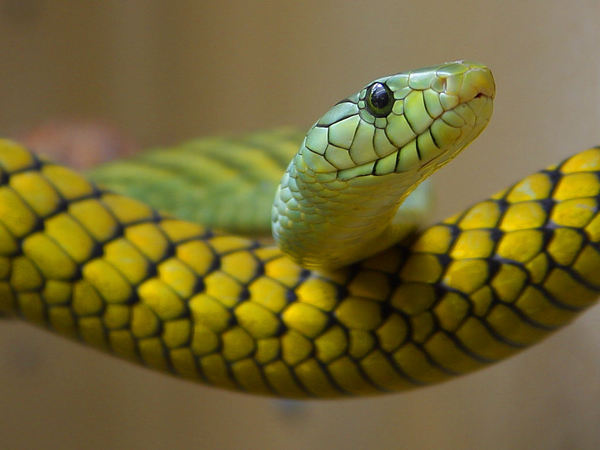
#> input picture tests/data/inputs/formats/rgb.png, 600 x 450 px
$ python -i palette_gradient.py   (imports and definitions only)
#> lines starting #> are read from the running program, lines starting #| are printed output that depends on the picture
#> further down, picture is the input picture: shape (450, 600, 3); mean B, G, R 50.8, 104.2, 116.3
#!/usr/bin/env python3
"""Select a source-image gradient and inspect the palette of its indexed output.

Optional analysis dependencies are isolated from the C library build. Run
--help for the browser workflow and deterministic batch alternatives.
"""
from __future__ import annotations

import argparse
import hashlib
import html
import json
import math
import platform
from importlib.metadata import version as package_version
import secrets
import sys
import webbrowser
from http.server import BaseHTTPRequestHandler, HTTPServer
from pathlib import Path

import matplotlib
# [1 line not run here, left out]
import matplotlib.pyplot as plt
from matplotlib.patches import Polygon
import numpy as np
from PIL import Image, ImageOps
from scipy.ndimage import gaussian_filter, map_coordinates

VERSION = 1
ACCENT = "#a32670"
BLUE = "#23668c"
FIGURE_NAMES = ("01-selected-gradient", "02-gradient-profile", "03-rgb-3d",
                "04-voronoi-slice", "05-chord-assignment")


# [42 lines left out: functions image_data, output_palette, not called in this run]


def line_pixels(image, endpoints):
    """Read actual pixels on a rasterized segment, without color interpolation."""
    line = np.asarray(endpoints, dtype=float)
    if line.shape != (2, 2) or not np.isfinite(line).all():
        raise ValueError("A line needs two finite (x,y) endpoints")
    height, width = image.shape[:2]
    if (line < 0).any() or (line[:, 0] > width - 1).any() or (line[:, 1] > height - 1).any():
        raise ValueError("Line endpoints lie outside the oriented source image")
    line = np.rint(line).astype(int)
    count = int(np.abs(line[1] - line[0]).max()) + 1
    if count < 2:
        raise ValueError("Choose two distinct pixels")
    xy = np.rint(np.linspace(line[0], line[1], count)).astype(int)
    values = image[xy[:, 1], xy[:, 0]]
    if image.shape[2] == 4 and np.any(values[:, 3] != 255):
        raise ValueError("The selected line crosses transparent or partially transparent pixels")
    return xy, values[:, :3].astype(float)


def discover_gradients(source, limit=16, roi=None):
    """Rank source-only smooth, directional transitions, not palette failures.

    A bounded working image supplies a color structure tensor and multiscale
    candidate scans. Reject isolated edges using effective transition width,
    and reject texture/reversals using path straightness. The final selected
    profile is always reread from full-resolution unsmoothed source pixels.
    """
#> called with limit = 16
    height, width = source.shape[:2]
#> height = 450; width = 600
    if roi is None:
        x0, y0, rw, rh = 0, 0, width, height
#> x0 = 0; y0 = 0; rw = 600; rh = 450
    else:
        x0, y0, rw, rh = roi
        if min(x0, y0) < 0 or min(rw, rh) < 2 or x0 + rw > width or y0 + rh > height:
            raise ValueError("ROI must lie inside the oriented source image")
    scale = min(1., 512. / max(rw, rh))
#> scale = 0.853
    dw, dh = max(2, round(rw * scale)), max(2, round(rh * scale))
#> dw = 512; dh = 384
    cropped = Image.fromarray(source[y0:y0 + rh, x0:x0 + rw, :3])
    small = np.asarray(cropped.resize((dw, dh), Image.Resampling.BILINEAR)).astype(float)
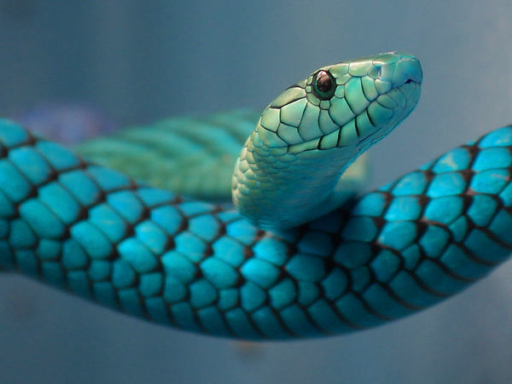
#> small: shape (384, 512, 3) float64; mean R, G, B 50.8, 104.2, 116.3
    small = gaussian_filter(small, (.75, .75, 0))
    gy, gx = np.gradient(small, axis=(0, 1))
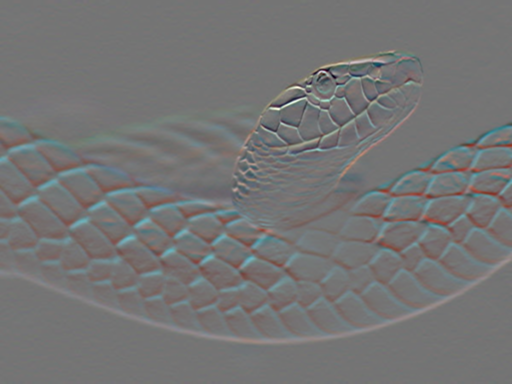
#> gy: shape (384, 512, 3) float64; mean R, G, B 0, 0, 0; drawn with min black and max white
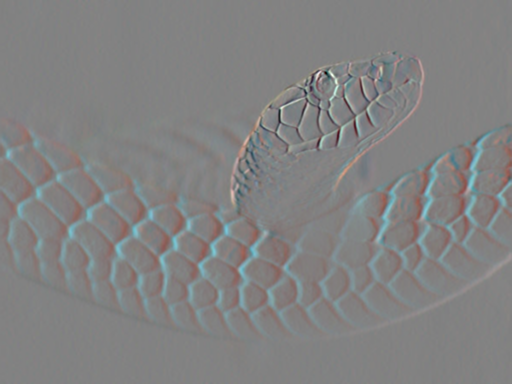
#> gx: shape (384, 512, 3) float64; mean R, G, B 0.1, 0, 0; drawn with min black and max white
    xx = gaussian_filter((gx * gx).sum(2), 1.5)
    yy = gaussian_filter((gy * gy).sum(2), 1.5)
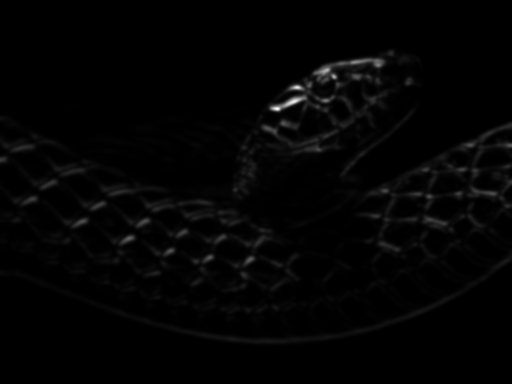
#> yy: shape (384, 512) float64; min 7.7e-06, max 4124.6, mean 63.2; drawn with min black and max white
    xy = gaussian_filter((gx * gy).sum(2), 1.5)
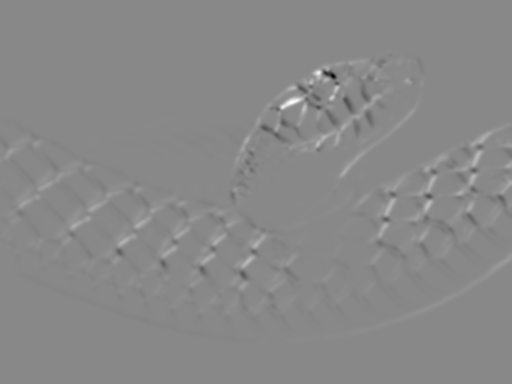
#> xy: shape (384, 512) float64; min -2196.2, max 1907, mean 6.6; drawn with min black and max white
    angle = .5 * np.arctan2(2 * xy, xx - yy)
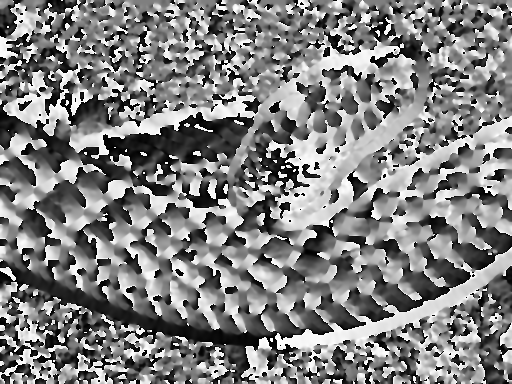
#> angle: shape (384, 512) float64; min -1.57, max 1.57, mean 0.0152; drawn with min black and max white
    coherence = np.sqrt((xx - yy) ** 2 + 4 * xy ** 2) / (xx + yy + 1e-9)
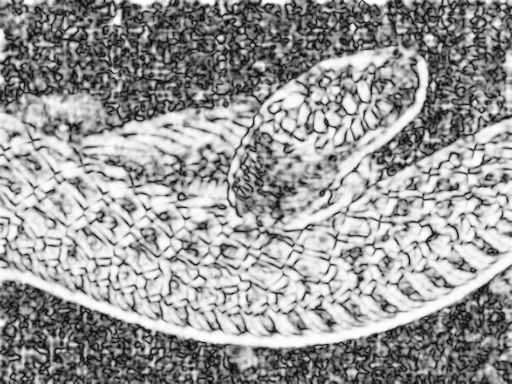
#> coherence: shape (384, 512) float64; min 0.00319, max 1, mean 0.598
    candidates = []
    stride = max(3, min(dw, dh) // 48)
#> stride = 8
    for cy in range(3, dh - 3, stride):
        for cx in range(3, dw - 3, stride):
            if coherence[cy, cx] < .65 or xx[cy, cx] + yy[cy, cx] < .2:
                continue
            direction = np.array([math.cos(angle[cy, cx]), math.sin(angle[cy, cx])])
            for length in (12, 24, 48, 80):
                coords = np.array([cx, cy]) + np.linspace(-length / 2, length / 2, length + 1)[:, None] * direction
                if (coords < 0).any() or (coords[:, 0] >= dw - 1).any() or (coords[:, 1] >= dh - 1).any():
                    continue
                colors = np.array([map_coordinates(small[:, :, c], [coords[:, 1], coords[:, 0]], order=1)
                                   for c in range(3)]).T
                delta = colors[-1] - colors[0]
                span = float(np.linalg.norm(delta))
                steps = np.linalg.norm(np.diff(colors, axis=0), axis=1)
                travel = steps.sum()
                effective = float(travel ** 2 / max(float(steps @ steps), 1e-12))
                straightness = span / max(travel, 1e-12)
                if span < 24 or straightness < .86 or effective < max(6, length * .45) or steps.max() > span * .22:
                    continue
                progress = (colors - colors[0]) @ delta / span ** 2
                residual = colors - colors[0] - progress[:, None] * delta
                rms = float(np.sqrt(np.mean((residual ** 2).sum(1))))
                if rms > span * .10:
                    continue
                # Resize pixel centers map back to source centers. Round only
                # after mapping, so the saved coordinates are original pixels.
                ends = (coords[[0, -1]] + .5) * [rw / dw, rh / dh] - .5 + [x0, y0]
                ends = np.clip(np.rint(ends), [x0, y0], [x0 + rw - 1, y0 + rh - 1]).astype(int)
                try:
                    _, actual = line_pixels(source, ends)
                except ValueError:
                    continue
                if np.linalg.norm(actual[-1] - actual[0]) < 12:
                    continue
                score = span * math.sqrt(effective) * straightness / (1 + 5 * rms / span)
                candidates.append({"line": ends.tolist(), "score": float(score), "rgb_span": span,
                                   "straightness": float(straightness), "effective_steps": effective,
                                   "detection_rms": rms})
#> this loop made 48 passes
    candidates.sort(key=lambda c: (-c["score"], c["line"][0], c["line"][1]))
    chosen = []
    for candidate in candidates:
        line = np.asarray(candidate["line"])
        center = line.mean(0)
        direction = line[1] - line[0]
        length = np.linalg.norm(direction)
        duplicate = False
        for previous in chosen:
            other = np.asarray(previous["line"])
            vector = other[1] - other[0]
            if (np.linalg.norm(center - other.mean(0)) < .45 * min(length, np.linalg.norm(vector))
                    and abs(direction @ vector) > .8 * length * np.linalg.norm(vector)):
                duplicate = True
                break
        if not duplicate:
            candidate["id"] = len(chosen) + 1
            chosen.append(candidate)
            if len(chosen) == limit:
                break
#> this loop made 18 passes
    return chosen


# [328 lines left out: functions nearest, segment_intervals, plane_for, clip_polygon, slice_cells, label_slice_sites and 3 more, not called in this run]


CSS = '''*{box-sizing:border-box}body{margin:0;background:#f4f6f7;color:#23313b;font:15px/1.65 system-ui,sans-serif}main{max-width:1440px;margin:auto;padding:28px}h1{font-size:27px;line-height:1.4}h2{font-size:19px}button,select{font:inherit;padding:8px 12px;border:1px solid #adb8c2;border-radius:5px;background:white}button{cursor:pointer}button.primary{background:#235f7f;color:white}button:disabled{opacity:.5;cursor:wait}button:focus-visible,select:focus-visible,a:focus-visible{outline:3px solid #a32670;outline-offset:3px}input{font:inherit;padding:6px;max-width:90px;border:1px solid #adb8c2;border-radius:4px}details{margin:12px 0}.toolbar{display:flex;gap:10px;align-items:center;flex-wrap:wrap;margin:16px 0}.panels{display:grid;grid-template-columns:1fr 1fr;gap:18px}.panel{min-width:0;background:white;padding:14px;border:1px solid #d7dfe4;border-radius:8px}svg,img{display:block;width:100%;height:auto}.note{font-size:13px;color:#526370}.status{min-height:30px}.table-wrap{overflow:auto}table{border-collapse:collapse;width:100%;font-size:13px}td,th{border-bottom:1px solid #dce3e7;padding:7px;text-align:left}a{color:#185d83}#results img{margin:20px 0}pre{white-space:pre-wrap;overflow-wrap:anywhere}@media(max-width:760px){main{padding:16px}.panels{grid-template-columns:1fr}h1{font-size:23px}.toolbar>*{max-width:100%}}'''

UI = '''<!doctype html><html lang="en"><meta charset="utf-8"><meta name="viewport" content="width=device-width,initial-scale=1"><title>Palette gradient — select a source region</title><style>CSS_HERE</style><main>
<h1>Select a gradient</h1><p>Candidates are extracted from the source image only. Choose a candidate or select both endpoints of a line on the source image.</p>
<div class="toolbar"><label>Candidate <select id="candidate" aria-label="Gradient candidates"></select></label><button id="previous">Previous</button><button id="next">Next</button><button id="manual" aria-pressed="false">Select endpoints</button><button id="generate" class="primary">Create plots for this path</button></div>
<details><summary>Set coordinates and slice</summary><div class="toolbar"><label>Start X <input id="x0" type="number" min="0" aria-label="Start X"></label><label>Y <input id="y0" type="number" min="0" aria-label="Start Y"></label><label>End X <input id="x1" type="number" min="0" aria-label="End X"></label><label>Y <input id="y1" type="number" min="0" aria-label="End Y"></label><button id="apply-line">Apply coordinates</button></div><div class="toolbar"><label>Slice <select id="plane" aria-label="Slice"><option value="auto">Auto (from source)</option value="R">Fix R</option><option value="G">Fix G</option><option value="B">Fix B</option></select></label><label>Fixed value <input id="plane-value" type="number" min="0" max="255" value="252" aria-label="Fixed channel value" disabled></label></div></details>
<p id="details" class="note"></p><p id="status" class="status" role="status" aria-live="polite"></p>
<div class="panels"><section class="panel"><h2>Source image</h2><svg id="source" role="img" aria-label="Selected path on the source image"></svg></section><section class="panel"><h2>Quantized image</h2><img src="/input-quantized.png" alt="Quantized image for comparison"><p id="palette-note" class="note"></p></section></div>
<p class="note">Analysis uses RGB code values without automatic resizing or ICC color conversion. If encoding includes color conversion or resizing, supply the source image after those operations.</p>
<div id="results"></div></main><script>
const state=STATE_HERE;let selected=state.candidates[0]?.line||null,manual=false,first=null;
const select=document.querySelector('#candidate'),planeSelect=document.querySelector('#plane'),planeValue=document.querySelector('#plane-value'),svg=document.querySelector('#source'),status=document.querySelector('#status'),button=document.querySelector('#generate');
for(const c of state.candidates){const o=document.createElement('option');o.value=c.id;o.textContent=`Candidate ${c.id} · RGB span ${c.rgb_span.toFixed(1)}`;select.append(o);}
if(!state.candidates.length){const o=document.createElement('option');o.textContent='No automatic candidates — select both endpoints';select.append(o);}
if(state.slice){planeSelect.value=state.slice[0];planeValue.value=state.slice[1];planeValue.disabled=false;}planeSelect.onchange=()=>{planeValue.disabled=planeSelect.value==='auto';clearResults();};planeValue.oninput=clearResults;
svg.setAttribute('viewBox',`0 0 ${state.width} ${state.height}`);document.querySelector('#palette-note').textContent=state.palette_note;
function clearResults(){document.querySelector('#results').innerHTML='';}
function draw(){clearResults();if(selected){for(const [id,value] of [['x0',selected[0][0]],['y0',selected[0][1]],['x1',selected[1][0]],['y1',selected[1][1]]])document.querySelector('#'+id).value=value;}const stroke=Math.max(state.width/350,2);svg.innerHTML=`<image href="/input-source.png" width="${state.width}" height="${state.height}"/>`;
if(selected){const [[x0,y0],[x1,y1]]=selected;svg.innerHTML+=`<line x1="${x0}" y1="${y0}" x2="${x1}" y2="${y1}" stroke="white" stroke-width="${stroke*3}"/><line x1="${x0}" y1="${y0}" x2="${x1}" y2="${y1}" stroke="#a32670" stroke-width="${stroke}"/><circle cx="${x0}" cy="${y0}" r="${stroke*2}" fill="#a32670"/><circle cx="${x1}" cy="${y1}" r="${stroke*2}" fill="#a32670"/>`;}
if(first)svg.innerHTML+=`<circle cx="${first[0]}" cy="${first[1]}" r="${stroke*3}" fill="#a32670"/>`;
document.querySelector('#details').textContent=selected?`Path: (${selected[0]}) → (${selected[1]}) · Coordinates are source-image pixels`:'Select two points on the source image to analyze a path.';button.disabled=!selected||!!first;}
function choose(){selected=state.candidates.find(c=>c.id===Number(select.value))?.line||null;manual=false;first=null;document.querySelector('#manual').setAttribute('aria-pressed','false');status.textContent='';draw();}
document.querySelector('#apply-line').onclick=()=>{const v=['x0','y0','x1','y1'].map(id=>Number(document.querySelector('#'+id).value));if(!v.every(Number.isInteger)||v[0]<0||v[2]<0||v[1]<0||v[3]<0||v[0]>=state.width||v[2]>=state.width||v[1]>=state.height||v[3]>=state.height){status.textContent='Enter integer coordinates within the image.';return;}selected=[[v[0],v[1]],[v[2],v[3]]];first=null;manual=false;document.querySelector('#manual').setAttribute('aria-pressed','false');status.textContent='Ready to create plots for the selected path.';draw();};
select.onchange=choose;document.querySelector('#previous').onclick=()=>{select.selectedIndex=Math.max(0,select.selectedIndex-1);choose();};document.querySelector('#next').onclick=()=>{select.selectedIndex=Math.min(select.options.length-1,select.selectedIndex+1);choose();};
document.querySelector('#manual').onclick=()=>{manual=!manual;first=null;document.querySelector('#manual').setAttribute('aria-pressed',String(manual));status.textContent=manual?'Click the start and end points on the source image.':'';draw();};
svg.onclick=e=>{if(!manual)return;const box=svg.getBoundingClientRect();const p=[Math.min(state.width-1,Math.max(0,Math.round((e.clientX-box.left)/box.width*state.width))),Math.min(state.height-1,Math.max(0,Math.round((e.clientY-box.top)/box.height*state.height)))];if(!first){first=p;status.textContent='Click the end point.';}else{selected=[first,p];first=null;manual=false;document.querySelector('#manual').setAttribute('aria-pressed','false');status.textContent='Ready to create plots for the selected path.';}draw();};
function generationRequest(){return {token:state.token,line:selected,slice:planeSelect.value==='auto'?null:[planeSelect.value,Number(planeValue.value)],candidate:state.candidates.find(c=>JSON.stringify(c.line)===JSON.stringify(selected))?.id||null};}
button.onclick=async()=>{const request=generationRequest();button.disabled=true;status.textContent='Computing the RGB path and Voronoi slice…';try{const response=await fetch('/generate',{method:'POST',headers:{'Content-Type':'application/json'},body:JSON.stringify(request)});const data=await response.json();if(!response.ok)throw Error(data.error);if(JSON.stringify(request)!==JSON.stringify(generationRequest())){status.textContent='The selection changed. Generate plots again for the current path.';return;}const stamp=Date.now();document.querySelector('#results').innerHTML=`<h2>Analysis results</h2><p><a href="/report.html" target="_blank">Open plots, palette table and measurement details</a> · <a href="/selection.json">Save selection</a></p>`+data.figures.map(n=>`<a href="/${n}.png?v=${stamp}" target="_blank"><img src="/${n}.png?v=${stamp}" alt="${n}"></a>`).join('');status.textContent='Plots saved. Select another path to generate new plots.';}catch(error){status.textContent=error.message;}finally{button.disabled=false;}};draw();
</script></html>'''


# [8 lines left out: function parse_line, not called in this run]


def parse_roi(text):
    flat = sum(parse_line(text), [])
    return flat


# [159 lines left out: functions parse_plane, main, not called in this run]


# [2 lines not run here, left out]

>>> import cv2
>>> picture = cv2.imread('../tests/data/inputs/formats/rgb.png')
>>> result = discover_gradients(picture)
